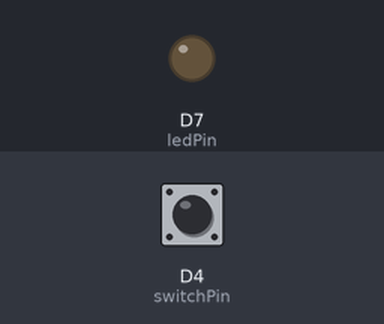
Bench run of a sketch on a simulated Particle Photon. Parts: output pins drawn as LEDs (lit = HIGH). Inputs (shaded band) come from the test bench; at power-on: D4 (switchPin) LOW.

Above: at 1.2 s.
1.3 s: D4 (switchPin) pulled HIGH for 0.15 s
At 1.38 s:
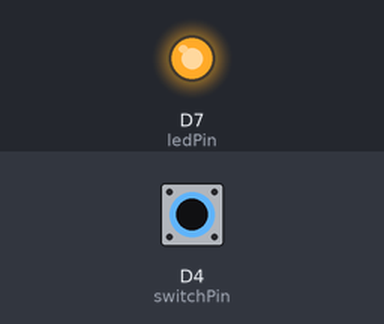
2.9 s: D4 (switchPin) pulled HIGH for 3.2 s
At 7.1 s:
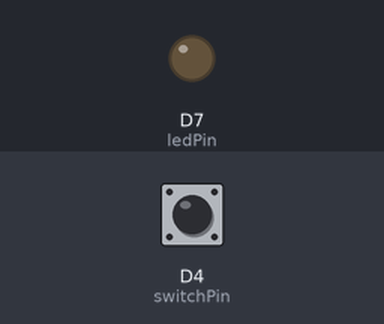
Timing chart, 0 to 8.6 s (numbered marks = the images above; inputs shaded):
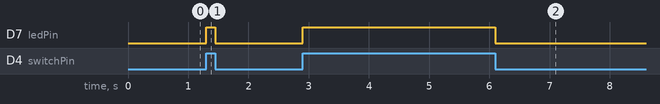

Measured:
- after the input at 1.3 s, D7 (ledPin): LOW → HIGH at once, → LOW 0.15 s later
- after the input at 2.9 s, D7 (ledPin): LOW → HIGH at once, → LOW 3.2 s later

The sketch:

EventPublisher.ino
```cpp
const int switchPin = D4;
const int ledPin = D7;

int state;
volatile bool stateChanged = false;

void setup()
{
    attachInterrupt(switchPin, stateChangeHandler, CHANGE);
    pinMode(switchPin, INPUT);
    pinMode(ledPin, OUTPUT);
    Serial.begin(9600);
    state = LOW;
}

void loop()
{
    if(stateChanged)
    {
        stateChanged = false;
        state = digitalRead(switchPin);
        if( state == HIGH ) {
            digitalWrite(ledPin, HIGH);
            Spark.publish("doorState", "CLOSED");
        }
        else {
            digitalWrite(ledPin, LOW);
            Spark.publish("doorState", "OPEN");
        }
    }
}

void stateChangeHandler()
{
    stateChanged = true;
}
```
